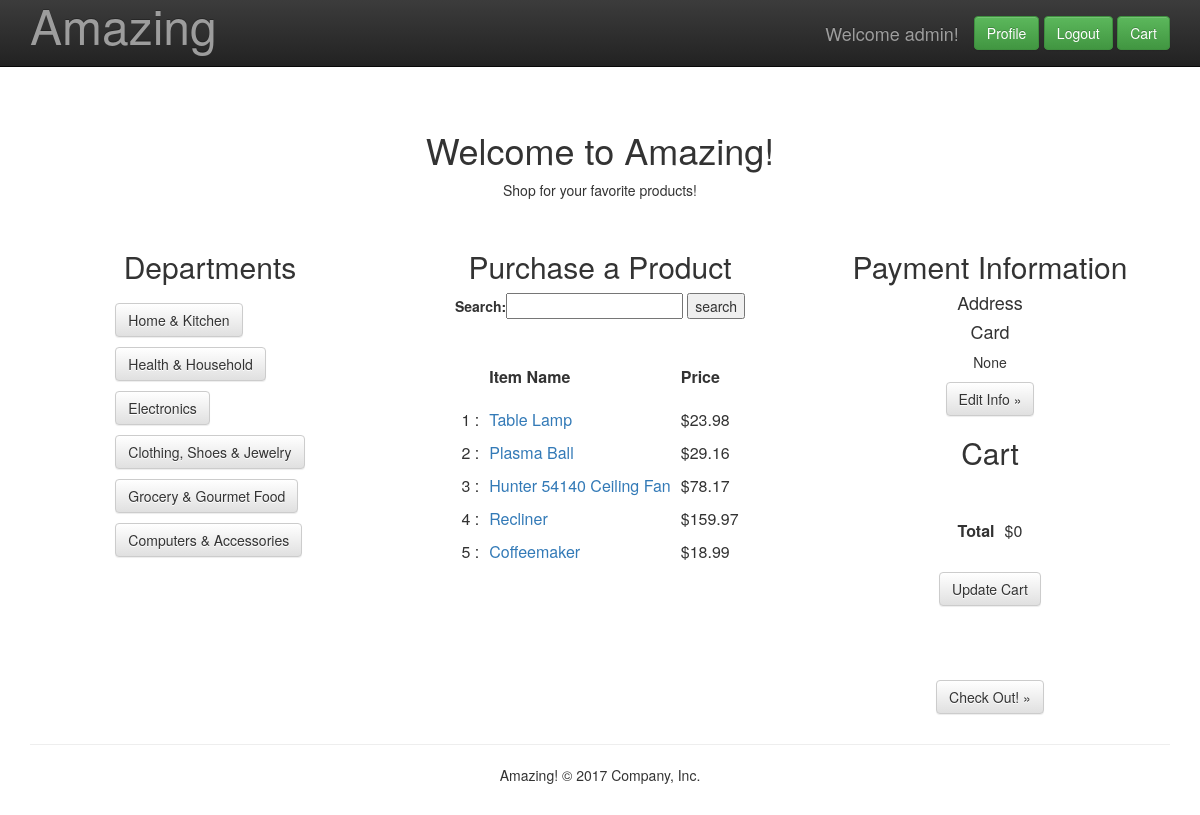
The page /search/department?department=1 (signed in) on the database its author committed.
### item/models.py (models this page shows, shortened)
class Item(models.Model):
	name = models.CharField(max_length=100)
	seller_name = models.CharField(max_length=100)
	price = models.FloatField()
	description = models.TextField(max_length=500)
	image = models.ImageField(blank=True, null=True)
	department = models.IntegerField(choices=DEPT_CHOICES,default=1)

### user_profile/models.py (models this page shows)
class Profile(models.Model):
	user = models.OneToOneField(User,on_delete=models.CASCADE)
	address = models.CharField(max_length=100, blank=True)
	city = models.CharField(max_length=100, blank=True)
	state = models.CharField(max_length=100, blank=True)
	zip_code = models.CharField(max_length=100, blank=True)
	card_number = models.IntegerField(null=True)
	card_name = models.CharField(max_length=100, blank=True)
	card_month = models.IntegerField(choices=MONTH_CHOICES,default=1)
	card_year = models.IntegerField(choices=YEAR_CHOICES,default=1)
	def getCardNumber(self):
		return str(self.card_number)[-4:].rjust(len(str(self.card_number)), "*")

### search/views.py (the view)
def department(request):
  cart = Cart(request)
  search = request.GET.get('department')
  print(search)
  items = Item.objects.filter(department=search)
  numResults = len(items)
  itemList = []
  total = 0
  for item in cart:
    itemList.append(item)
    total += item.total_price
  print(itemList)
  CartFormSet = formset_factory(CartForm, extra=0)
  if request.method == "POST" and len(itemList) > 0:
    formset = CartFormSet(request.POST)
    if(formset.is_valid()):
      index = 0
      for form in formset:
        item = Item.objects.get(pk=itemList[index].object_id)
        cart.update(item,form.cleaned_data['quantity'],itemList[index].unit_price)
        index += 1
    else:
      print (formset.errors)
    cart = Cart(request)
    total = 0
    for item in cart:
      total += item.total_price
    formset = CartFormSet(initial=[{'itemId' : item.object_id,
      'quantity' : item.quantity, 'name' : item.product.name, 'total_price' : item.total_price} for item in cart])
    message = 'Your Cart'
    return render(request,"search.html",{
      's_form':SearchForm(),
      'cart' : cart,
      'formset' : formset,
      'total' : total,
      'user' : request.user,
      'items' : items,
      'search' : search,
      'numResults' : numResults,
      })
  else:
    formset = CartFormSet(initial=[{'itemId' : item.object_id,
      'quantity' : item.quantity, 'name' : item.product.name, 'total_price' : item.total_price} for item in cart])
    message = 'Your Cart'
  return render(request,"search.html",{
    's_form':SearchForm(),
    'cart' : cart,
    'formset' : formset,
    'total' : total,
    'user' : request.user,
    'items' : items,
    'search' : search,
    'numResults' : numResults,
    })

### commerce/forms.py
class SearchForm(forms.Form):
	search = forms.CharField(label='Search')

### templates/search.html (shortened to what this page needs)
{% load staticfiles %}
{% load humanize %}
<link rel="stylesheet" href="https://maxcdn.bootstrapcdn.com/bootstrap/3.3.7/css/bootstrap.min.css">
<link rel="stylesheet" href="https://maxcdn.bootstrapcdn.com/bootstrap/3.3.7/css/bootstrap-theme.min.css">
<!DOCTYPE html>
<html lang="en">
  <head>
    <link href="../../assets/css/ie10-viewport-bug-workaround.css" rel="stylesheet">
    <link href="/static/css/jumbotron.css" rel="stylesheet">
  </head>
  <body>
    <nav class="navbar navbar-inverse navbar-fixed-top">
      <div class="container">
        <div class="navbar-header">
          <a class="navbar-brand" href="/">
      <font size = "18">Amazing</font>
      </a>
        </div>
        <div id="navbar" class="navbar-collapse collapse">
          <form class="navbar-form navbar-right">
            <form method="POST" action="{}">
              <div class="form-group">
                {% if user.is_authenticated %}
                  <table>
                    <tr>
                      <td><a class="navbar-brand text-center" href="{% url 'profile' %}">Welcome {{ user.username }}!</a></td>
                      <td><a class="btn btn-success" href="{% url 'profile' %}" role="button">Profile</a></td>
                      <td>&nbsp;</td>
                      <td> <a class="btn btn-success" href="{% url 'logout' %}" role="button">Logout</a></td>
                      <td>&nbsp;</td>
                      <td> <a class="btn btn-success" href="{% url 'cart' %}" role="button">Cart</a></td>
                    </tr>
                  </table>
                {% endif %}
              </div>
            </form>
          </form>
      </div>
    </nav>
 <div class="SearchColumn">
 <br>
  <br>
    <div class="container text-center">
      <br>
      <h1>Welcome to Amazing!</h1>
      <p>Shop for your favorite products!</p>
      <br>
    </div>
  </div>
  <div class="container text-center">
    <div class="row">
      <div class="col-md-4">
        <h2>Departments</h2>
        <table class="center" style="border-collapse: separate; border-spacing: 10px;">
          <tr>
            <td><a class="btn btn-default" href="{% url 'department' %}?department=1" role="button">Home &amp; Kitchen</a></td>
          </tr>
          <tr>
            <td><a class="btn btn-default" href="{% url 'department' %}?department=2" role="button">Health &amp; Household</a></td>
          </tr>
          <tr>
            <td><a class="btn btn-default" href="{% url 'department' %}?department=3" role="button">Electronics</a></td>
          </tr>
          <tr>
            <td><a class="btn btn-default" href="{% url 'department' %}?department=4" role="button">Clothing, Shoes &amp; Jewelry</a></td>
          </tr>
          <tr>
            <td><a class="btn btn-default" href="{% url 'department' %}?department=5" role="button">Grocery &amp; Gourmet Food</a></td>
          </tr>
          <tr>
            <td><a class="btn btn-default" href="{% url 'department' %}?department=6" role="button">Computers &amp; Accessories</a></td>
          </tr>
        </table>
      </div>
      <div class="col-md-4">
        <h2>Purchase a Product</h2>
        <form method="get" action="{% url 'search' %}">
          {{s_form}}
          <input type="submit" value="search">
        </form><br>
        {% if numResults == 0 %}
        <p>No results.</p>
        {% else %}
        <table class="center" style="border-collapse: separate; border-spacing: 10px;">
          <tr>
            <th></th>
            <th>Item Name</th>
            <th>Price</th>
          </tr>
          {% for item in items %}
          <tr>
            <td>{{forloop.counter0|add:1}}&nbsp;:</td>
            <td><a href="{% url 'item' %}?id={{item.id | urlencode}}">{{item.name}}</a></td>
            <td>${{item.price|floatformat:2|intcomma}}</td>
          </tr>
        {% endfor %}
        </table>
        {% endif %}
      </div>
      <div class="col-md-4">
        {% if user.is_authenticated %}
          <h2>Payment Information</h2>
          <h4>Address</h4>
          <h4>Card</h4>
          <p>{{user.profile.getCardNumber}}</p>
          <p><a class="btn btn-default" href="{% url 'edit_payment' %}" role="button">Edit Info &raquo;</a></p>
        {% endif %}
      <h2>Cart</h2>
      <br>
      {% if cart.count == 0 %}
        <p>Your cart is empty.</p>
      {% else %}
        <form action="{% url 'search' %}?search={{search}}" method="post">{% csrf_token %}
          <table class="center" style="border-collapse: separate; border-spacing: 10px;">
          <tr>
            <th>Total</th>
            <td>${{total}}</td>
          </tr>
          </table>
          <br>
          <input class="btn btn-default" type="submit" value="Update Cart">
        </form>
        <br>
        <br>
        <br>
        <p><a class="btn btn-default" href="{% url 'purchase' %}" role="button">Check Out! &raquo;</a></p>
        {% endif %}
        </div>
      </div>
      <hr>
      <footer>
        <p>Amazing! &copy; 2017 Company, Inc.</p>
      </footer>
    </div>
  </body>
</html>

### static/css/jumbotron.css (style rules this page uses)
body { padding-top: 50px; padding-bottom: 20px; }

### templates/search.html (style rules this page uses)
table.center { margin-left: auto; margin-right: auto; }

### rows shown on the page
Item: name "Table Lamp", price "23.98"
Item: name "Plasma Ball", price "29.16"
Item: name "Hunter 54140 Ceiling Fan", price "78.17"
Item: name "Recliner", price "159.97"
Item: name "Coffeemaker", price "18.99"

### other values the page prints
{{ user.username }} "admin"
{{ user.profile.getCardNumber }} "None"
{{ total }} "0"
